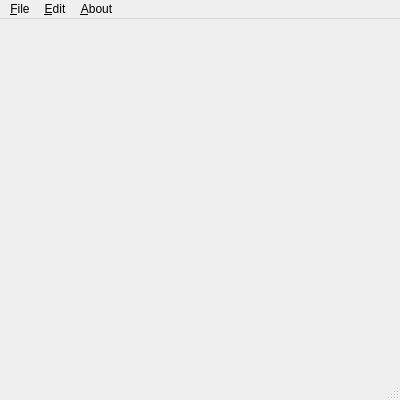
<?xml version="1.0" encoding="UTF-8"?>
<ui version="4.0">
 <class>MainWindow</class>
 <widget class="QMainWindow" name="MainWindow">
  <property name="geometry">
   <rect>
    <x>0</x>
    <y>0</y>
    <width>400</width>
    <height>400</height>
   </rect>
  </property>
  <property name="minimumSize">
   <size>
    <width>400</width>
    <height>400</height>
   </size>
  </property>
  <property name="windowTitle">
   <string>MainWindow</string>
  </property>
  <widget class="QWidget" name="centralwidget">
   <widget class="QLabel" name="label">
    <property name="geometry">
     <rect>
      <x>50</x>
      <y>80</y>
      <width>128</width>
      <height>128</height>
     </rect>
    </property>
    <property name="pixmap">
     <pixmap resource="../resources.qrc">:/assets/icons/add.ico</pixmap>
    </property>
   </widget>
  </widget>
  <widget class="QMenuBar" name="menubar">
   <property name="geometry">
    <rect>
     <x>0</x>
     <y>0</y>
     <width>400</width>
     <height>22</height>
    </rect>
   </property>
   <widget class="QMenu" name="menu_File">
    <property name="title">
     <string>&amp;File</string>
    </property>
    <addaction name="action_New"/>
   </widget>
   <widget class="QMenu" name="menu_Edit">
    <property name="title">
     <string>&amp;Edit</string>
    </property>
    <addaction name="actionTEST"/>
   </widget>
   <widget class="QMenu" name="menu_About">
    <property name="title">
     <string>&amp;About</string>
    </property>
    <addaction name="actionaboutQt"/>
   </widget>
   <addaction name="menu_File"/>
   <addaction name="menu_Edit"/>
   <addaction name="menu_About"/>
  </widget>
  <widget class="QStatusBar" name="statusbar"/>
  <action name="action_New">
   <property name="text">
    <string>&amp;New</string>
   </property>
  </action>
  <action name="actionaboutQt">
   <property name="text">
    <string>aboutQt</string>
   </property>
  </action>
  <action name="actionTEST">
   <property name="text">
    <string>TEST</string>
   </property>
  </action>
 </widget>
 <resources>
  <include location="../resources.qrc"/>
 </resources>
 <connections/>
</ui>
